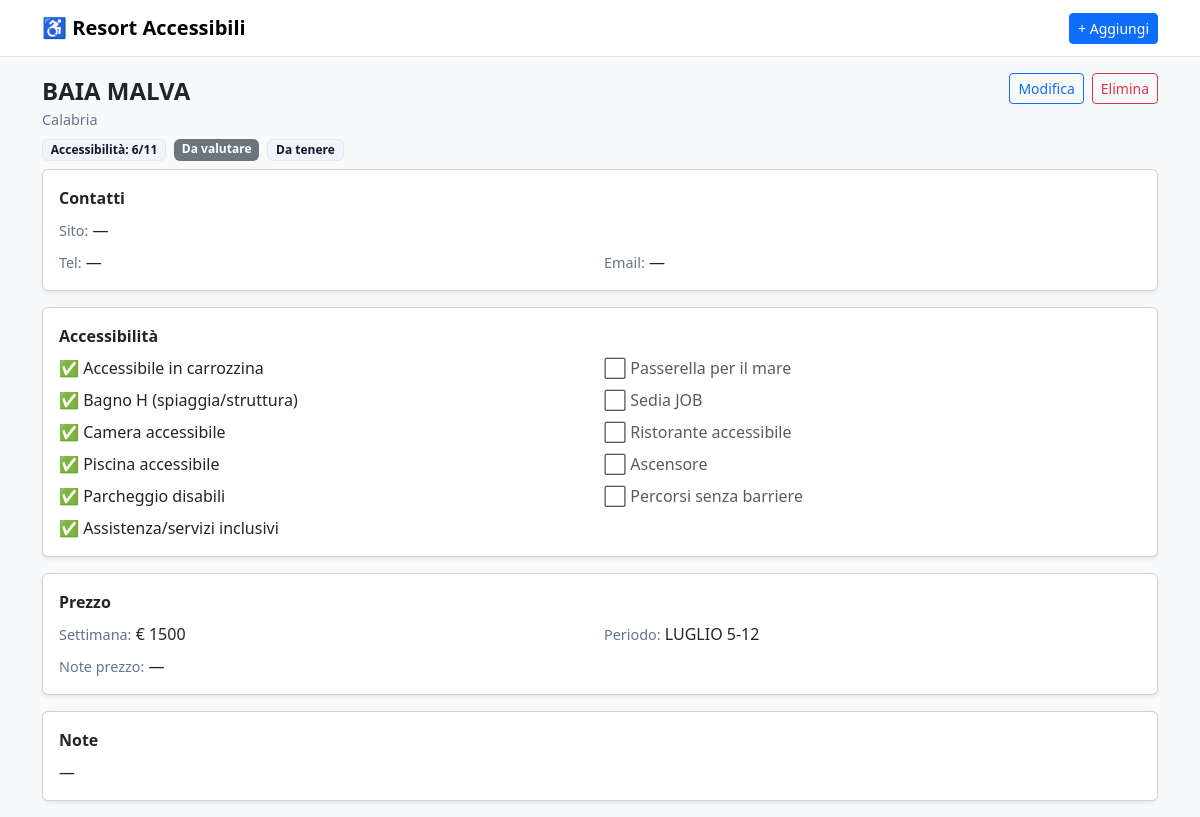
Screenshot of /view/1 with the database file from the repository.
### tables this page shows
CREATE TABLE resorts (
        id INTEGER PRIMARY KEY AUTOINCREMENT,
        name TEXT NOT NULL,
        region TEXT,
        city TEXT,
        website TEXT,
        phone TEXT,
        email TEXT,

        price_week REAL,
        price_period TEXT,
        price_notes TEXT,

        status TEXT DEFAULT 'valutare',
        keep_flag INTEGER DEFAULT 0,

        notes TEXT,

        wheelchair_access INTEGER DEFAULT 0,
        beach_walkway INTEGER DEFAULT 0,
        beach_bathroom_h INTEGER DEFAULT 0,
        beach_job_chair INTEGER DEFAULT 0,
        accessible_room INTEGER DEFAULT 0,
        restaurant_accessible INTEGER DEFAULT 0,
        pool_accessible INTEGER DEFAULT 0,
        lift INTEGER DEFAULT 0,
        disabled_parking INTEGER DEFAULT 0,
        step_free_paths INTEGER DEFAULT 0,
        staff_assistance INTEGER DEFAULT 0,

        created_at TEXT,
        updated_at TEXT
    );

### app.py (the view)
@app.route("/view/<int:resort_id>")
def view_resort(resort_id):
    conn = db()
    resort = conn.execute("SELECT * FROM resorts WHERE id = ?", (resort_id,)).fetchone()
    conn.close()
    if not resort:
        flash("Resort non trovato.", "danger")
        return redirect(url_for("index"))
    have, total = calc_access_score(resort)
    return render_template("view.html", resort=resort, features=FEATURES, have=have, total=total)

### app.py (called while the page is built)
def db():
    conn = sqlite3.connect(DB_PATH)
    conn.row_factory = sqlite3.Row
    return conn

def calc_access_score(row):
    total = len(FEATURES)
    have = 0
    for key, _label in FEATURES:
        have += 1 if row[key] else 0
    return have, total

@app.before_request
def _ensure_db():
    init_db()

### templates/view.html
{% extends "base.html" %}
{% block content %}
<div class="d-flex justify-content-between align-items-start mb-2">
  <div>
    <div class="fs-4 fw-semibold">{{ resort.name }}</div>
    <div class="small-muted">{{ resort.region or "—" }}{% if resort.city %} • {{ resort.city }}{% endif %}</div>
    <div class="mt-2 d-flex gap-2 flex-wrap">
      <span class="badge badge-soft">Accessibilità: {{ have }}/{{ total }}</span>
      {% if resort.status == "interessante" %}
        <span class="badge text-bg-success">Interessante</span>
      {% elif resort.status == "scartare" %}
        <span class="badge text-bg-danger">Scartare</span>
      {% else %}
        <span class="badge text-bg-secondary">Da valutare</span>
      {% endif %}
      {% if resort.keep_flag %}
        <span class="badge badge-soft">Da tenere</span>
      {% endif %}
    </div>
  </div>
  <div class="d-flex gap-2">
    <a class="btn btn-outline-primary btn-sm" href="{{ url_for('edit_resort', resort_id=resort.id) }}">Modifica</a>
    <form method="post" action="{{ url_for('delete_resort', resort_id=resort.id) }}"
          onsubmit="return confirm('Eliminare questo resort?');">
      <button class="btn btn-outline-danger btn-sm">Elimina</button>
    </form>
  </div>
</div>
<div class="card shadow-sm p-3 mb-3">
  <div class="fw-semibold mb-2">Contatti</div>
  <div class="row g-2">
    <div class="col-12"><span class="small-muted">Sito:</span>
      {% if resort.website %}<a href="{{ resort.website }}" target="_blank">{{ resort.website }}</a>{% else %}—{% endif %}
    </div>
    <div class="col-6"><span class="small-muted">Tel:</span> {{ resort.phone or "—" }}</div>
    <div class="col-6"><span class="small-muted">Email:</span> {{ resort.email or "—" }}</div>
  </div>
</div>
<div class="card shadow-sm p-3 mb-3">
  <div class="fw-semibold mb-2">Accessibilità</div>
  <div class="row g-2">
    {% for key, label in features %}
      <div class="col-12 col-md-6">
        {% if resort[key] %}
          ✅ {{ label }}
        {% else %}
          <span class="text-muted">⬜ {{ label }}</span>
        {% endif %}
      </div>
    {% endfor %}
  </div>
</div>
<div class="card shadow-sm p-3 mb-3">
  <div class="fw-semibold mb-2">Prezzo</div>
  <div class="row g-2">
    <div class="col-6"><span class="small-muted">Settimana:</span>
      {% if resort.price_week %}€ {{ "%.0f"|format(resort.price_week) }}{% else %}—{% endif %}
    </div>
    <div class="col-6"><span class="small-muted">Periodo:</span> {{ resort.price_period or "—" }}</div>
    <div class="col-12"><span class="small-muted">Note prezzo:</span> {{ resort.price_notes or "—" }}</div>
  </div>
</div>
<div class="card shadow-sm p-3">
  <div class="fw-semibold mb-2">Note</div>
  <div>{{ resort.notes or "—" }}</div>
</div>
{% endblock %}

### templates/base.html (shortened to what this page needs)
<!doctype html>
<html lang="it">
<head>
  <link href="https://cdn.jsdelivr.net/npm/bootstrap@5.3.3/dist/css/bootstrap.min.css" rel="stylesheet">
</head>
<body class="bg-light">
<nav class="navbar navbar-expand-lg bg-white border-bottom sticky-top">
  <div class="container">
    <a class="navbar-brand fw-semibold" href="{{ url_for('index') }}">♿ Resort Accessibili</a>
    <div class="d-flex gap-2">
      <a class="btn btn-primary btn-sm" href="{{ url_for('new_resort') }}">+ Aggiungi</a>
    </div>
  </div>
</nav>
<div class="container my-3">
  {% block content %}{% endblock %}
</div>
</body>
</html>

### templates/base.html (style rules this page uses)
.badge-soft { background: #f1f5f9; color:#0f172a; border:1px solid #e2e8f0; }
.small-muted { color:#64748b; font-size:.9rem; }

### rows the page displays
resorts: name "BAIA MALVA", region "Calabria", phone "—", email "—", wheelchair_access 1 (drawn), beach_walkway 0 (drawn), beach_bathroom_h 1 (drawn), beach_job_chair 0 (drawn), accessible_room 1 (drawn), restaurant_accessible 0 (drawn), pool_accessible 1 (drawn), lift 0 (drawn), disabled_parking 1 (drawn), step_free_paths 0 (drawn), staff_assistance 1 (drawn), price_week "1500", price_period "LUGLIO 5-12", price_notes "—", notes "—"

### other values shown
{{ have }} "6"
{{ total }} "11"
{{ label }} "Accessibile in carrozzina" "Bagno H (spiaggia/struttura)" "Camera accessibile" "Piscina accessibile" "Parcheggio disabili" "Assistenza/servizi inclusivi"
{{ label }} "Passerella per il mare" "Sedia JOB" "Ristorante accessibile" "Ascensore" "Percorsi senza barriere"
